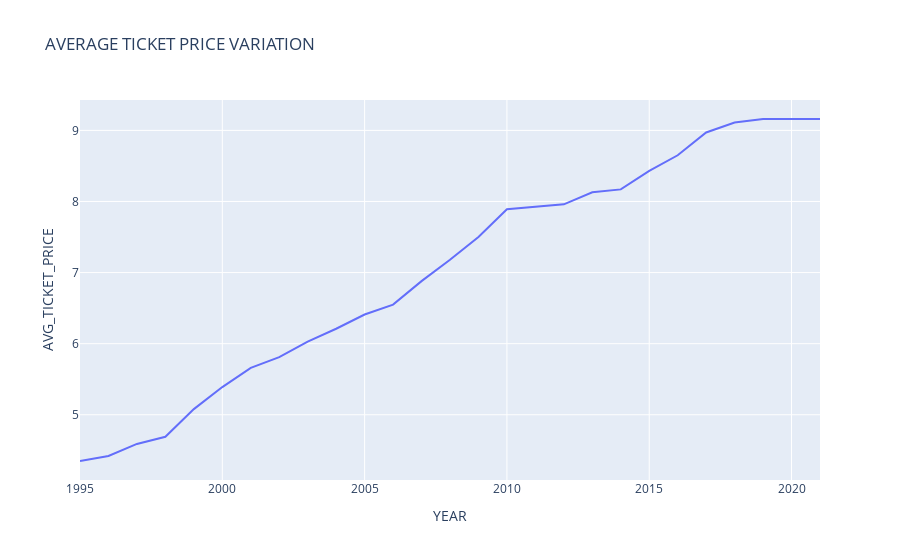

This figure's notebook cell:
### Markdown cell above
AVERAGE TICKET PRICE vs YEAR

### Code cell
third_data = pd.DataFrame(dict(YEAR = modified_year , AVG_TICKET_PRICE = modified_avg_tick_price))
third_graph = px.line(third_data,x="YEAR",y="AVG_TICKET_PRICE",title="AVERAGE TICKET PRICE VARIATION")
third_graph.show()

### Figure 1 — Plotly figure (JSON) as saved in the notebook; plotly's stock layout.template omitted (floating-point values rounded to 4 significant figures)
{"data": [{"hovertemplate": "YEAR=%{x}<br>AVG_TICKET_PRICE=%{y}<extra></extra>", "legendgroup": "", "line": {"color": "#636efa", "dash": "solid"}, "marker": {"symbol": "circle"}, "mode": "lines", "name": "", "orientation": "v", "showlegend": false, "type": "scatter", "x": [2021, 2020, 2019, 2018, 2017, 2016, 2015, 2014, 2013, 2012, 2011, 2010, 2009, 2008, 2007, 2006, 2005, 2004, 2003, 2002, 2001, 2000, 1999, 1998, 1997, 1996, 1995], "xaxis": "x", "y": [9.16, 9.16, 9.16, 9.11, 8.97, 8.65, 8.43, 8.17, 8.13, 7.96, 7.93, 7.89, 7.5, 7.18, 6.88, 6.55, 6.41, 6.21, 6.03, 5.81, 5.66, 5.39, 5.08, 4.69, 4.59, 4.42, 4.35], "yaxis": "y"}], "layout": {"autosize": true, "legend": {"tracegroupgap": 0}, "title": {"text": "AVERAGE TICKET PRICE VARIATION"}, "xaxis": {"anchor": "y", "autorange": true, "domain": [0, 1], "range": [1995, 2021], "title": {"text": "YEAR"}, "type": "linear"}, "yaxis": {"anchor": "x", "autorange": true, "domain": [0, 1], "range": [4.083, 9.427], "title": {"text": "AVG_TICKET_PRICE"}, "type": "linear"}}}
